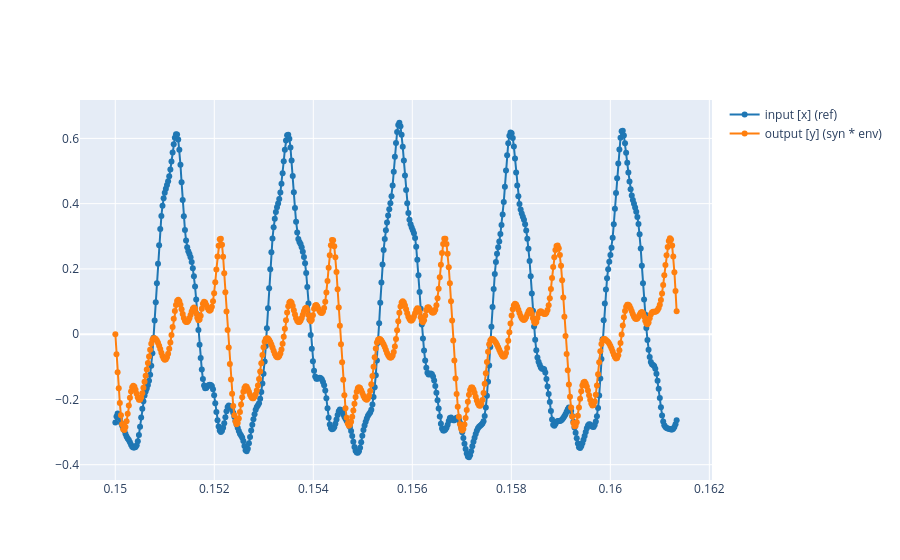

Here is the notebook cell this chart was saved with:
### Markdown cell above
2.5 Now let's apply this envelope to the synthesized signal. Copy the code from Lab3 Ex. 2.1 and generate the synthesized signal. Then multiply the synthesized signal by the envelope. Note that both signal and envelope should have the same length. You can define a time vector of the same length of the envelope to create the signal:

### Code cell
def synthesize(f0, phi, Ak, t):
    y = 0
    for k in range(1, len(Ak) + 1):
        y += Ak[k-1] * np.cos(2*np.pi*k*f0*t + k*phi - (k-1)*np.pi/2)
    return y

# Parameters as in Lab 3, 2.1
weights = [1, 0.4522836, 0.1879079, 0.2577941, 0.3784587, 0.06882009] 
phi = np.pi / 2
f0 = 440
fs = 44100

# Generate the synthesized sinusoidal signal 
t = np.arange(0, len(ref) / fs, 1 / fs)
y = synthesize(f0, phi, weights, t)
y_syn = np.max(np.abs(ref)) * y / np.max(np.abs(y))

env, _ = envelope(ref, N)
env = env / np.max(env)
y_env = y_syn * env

# Plot both signals 
plot_signals([ref, y_env], fs, t_start , t_end, name=['input [x] (ref)', 'output [y] (syn * env)'], mode= 'lines+markers')

### Figure 1 — Plotly figure (JSON) as saved in the notebook; plotly's stock layout.template omitted (floating-point values rounded to 4 significant figures; data arrays with more than 128 entries replaced by an {"elided": "..."} marker saying what was removed)
{"data": [{"line": {"color": "#1f77b4", "shape": "linear"}, "mode": "lines+markers", "name": "input [x] (ref)", "type": "scatter", "x": {"elided": "501 float values"}, "y": {"elided": "501 float values"}}, {"line": {"color": "#ff7f0e", "shape": "linear"}, "mode": "lines+markers", "name": "output [y] (syn * env)", "type": "scatter", "x": {"elided": "501 float values"}, "y": {"elided": "501 float values"}}], "layout": {}}
